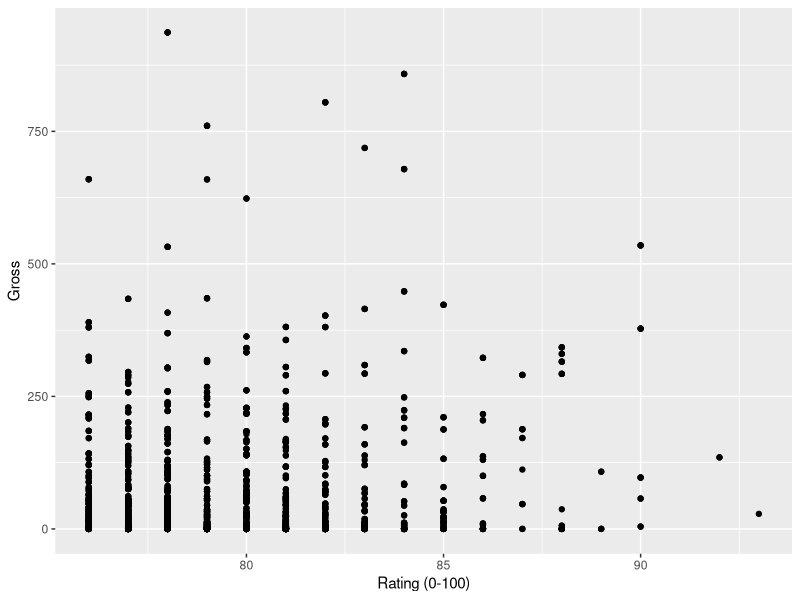

This figure's R source:
## imports
library(tibble)
library(dplyr)
library(ggplot2)

## read data set
set <- read.csv("data/imbdDataset.csv")
View(set)

#1. filter() - show only movies of Adventure genre
filter(set, genre == "Adventure")

#2. select() - subset with only movie name and its gross
select(set, title, gross.M.)

#3. mutate() - 2 new columns
set <- mutate(set, rating_to_gross_ratio = trunc(100*(rating / gross.M.)))
set <- mutate(set, rating_on_100_scale = trunc(rating * 10))

#4. summarize() - showing the mean gross of movies released before and after 1971
summarize(set,
    before_1971 = mean(gross.M.[release_year <= 1971]),
    after_1971 = mean(gross.M.[release_year > 1971])
  )

#5. arrange() - random reordering of data set practice
arrange(select(set, gross.M., runtime), desc(runtime))

#6.cool visualization using updated data set
ggplot(data = set, aes(x = rating_on_100_scale, y = gross.M.)) +
  geom_point() +
  labs(x = "Rating (0-100)", y = "Gross")